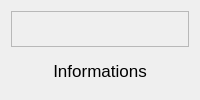
                         <widget class="QWidget" name="infoPage">
                          <layout class="QVBoxLayout" name="verticalLayout_11">
                           <item>
                            <widget class="QFrame" name="Home_Frame">
                             <property name="frameShape">
                              <enum>QFrame::StyledPanel</enum>
                             </property>
                             <property name="frameShadow">
                              <enum>QFrame::Raised</enum>
                             </property>
                             <layout class="QGridLayout" name="gridLayout_7">
                              <property name="leftMargin">
                               <number>2</number>
                              </property>
                              <property name="topMargin">
                               <number>2</number>
                              </property>
                              <property name="rightMargin">
                               <number>2</number>
                              </property>
                              <property name="bottomMargin">
                               <number>2</number>
                              </property>
                              <property name="verticalSpacing">
                               <number>15</number>
                              </property>
                              <item row="0" column="0">
                               <widget class="QWidget" name="widget_6" native="true"/>
                              </item>
                             </layout>
                            </widget>
                           </item>
                           <item>
                            <widget class="QLabel" name="label_12">
                             <property name="font">
                              <font>
                               <pointsize>13</pointsize>
                              </font>
                             </property>
                             <property name="text">
                              <string>Informations</string>
                             </property>
                             <property name="alignment">
                              <set>Qt::AlignCenter</set>
                             </property>
                            </widget>
                           </item>
                          </layout>
                         </widget>
